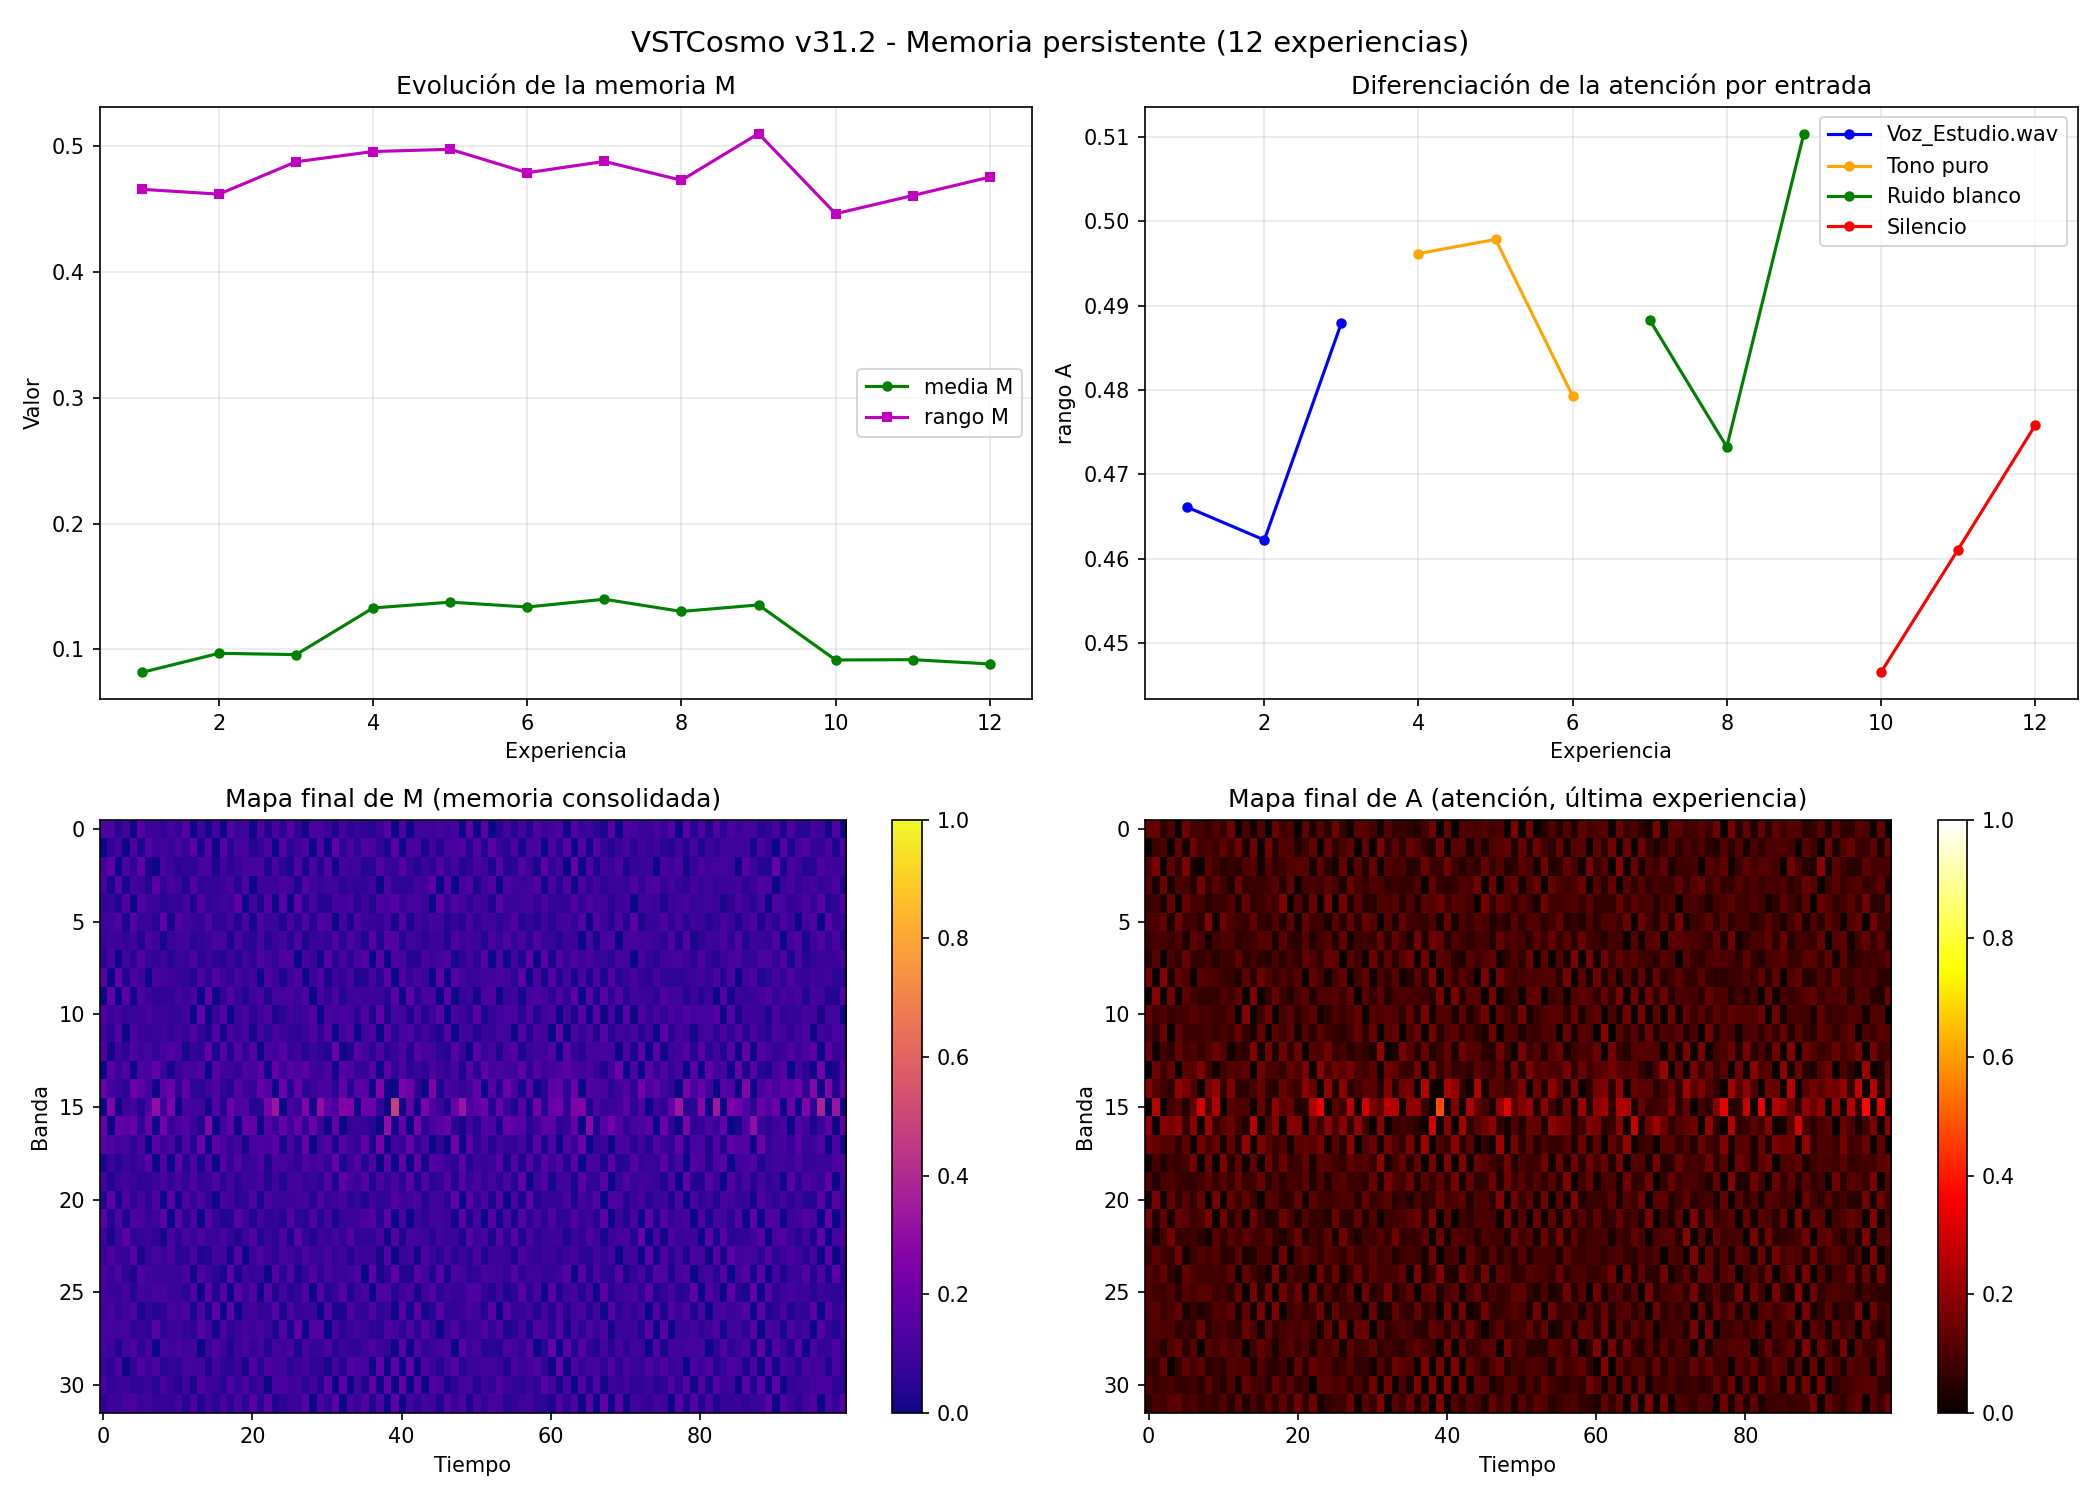

Reproduce this figure in Python.
#!/usr/bin/env python3
"""
VSTCosmo - v31.2: Memoria persistente con múltiples entradas
El sistema vive múltiples experiencias con diferentes entradas.
M acumula memoria de configuraciones que permitieron persistir.
No hay etiquetas. Solo experiencia repetida.
"""

import numpy as np
import scipy.io.wavfile as wav
import matplotlib.pyplot as plt
import warnings
from collections import defaultdict
warnings.filterwarnings('ignore')

# ============================================================
# PARÁMETROS
# ============================================================
DIM_FREQ = 32
DIM_TIME = 100
DT = 0.01
DURACION_SIM = 60.0  # segundos por experiencia
N_PASOS = int(DURACION_SIM / DT)

# Parámetros base
DECAIMIENTO_PHI = 0.01
GANANCIA_GENERACION_BASE = 0.05
GANANCIA_SOSTENIMIENTO = 0.25
DIFUSION_BASE = 0.20

REFUERZO_A = 0.15
INHIBICION_A = 0.2
DIFUSION_A = 0.08
FUERZA_RELIEVE = 0.08
K_COMP_BASE = 0.05

LIMITE_ATENCION = DIM_FREQ * DIM_TIME * 0.35
INHIB_GLOBAL = 0.5

MOD_DECAY = 1.0
MOD_GENERACION = 1.5

TASA_CRECIMIENTO = 0.10
TASA_DISIPACION = 0.03
GANANCIA_HISTORIA = 0.5
FUERZA_ESTABILIDAD = 0.1
BLOQUEO_MAXIMO_BASE = 0.8

TASA_OMEGA = 0.15
DISIPACION_OMEGA = 0.05
FUERZA_COHERENCIA = 0.2

# Rangos viables
A_RANGE_MIN = 0.24
A_RANGE_MAX = 0.61
PHI_RANGE_MIN = 0.08
PHI_RANGE_MAX = 0.37

HOMEOSTASIS_INTERVALO = 500

# Parámetros de memoria M (ajustados para persistencia)
ETA_MEMORIA = 0.05      # aprendizaje rápido
ETA_DECAY = 0.001       # disipación muy lenta
K_MEMORIA = 0.20        # influencia fuerte
UMBRAL_PERSISTENCIA = 0.20  # bajo, para aprender incluso en regímenes modestos

LIMITE_MIN = 0.0
LIMITE_MAX = 1.0

# Entradas
ENTRADAS = ["Voz_Estudio.wav", "Tono puro", "Ruido blanco", "Silencio"]
# Generamos tono puro y ruido blanco sintéticamente
def generar_tono_puro(sr, duracion, freq=440):
    t = np.arange(int(sr * duracion)) / sr
    return 0.5 * np.sin(2 * np.pi * freq * t)

def generar_ruido_blanco(sr, duracion):
    n_muestras = int(sr * duracion)
    return np.random.normal(0, 0.3, n_muestras)

# Ciclos de experiencia
EXPERIENCIAS_POR_ENTRADA = 3  # cada entrada se repite 3 veces
TOTAL_EXPERIENCIAS = len(ENTRADAS) * EXPERIENCIAS_POR_ENTRADA


# ============================================================
# FUNCIONES BASE
# ============================================================
def cargar_audio(ruta):
    if "Tono puro" in ruta:
        sr = 48000
        return sr, generar_tono_puro(sr, DURACION_SIM, 440)
    elif "Ruido blanco" in ruta:
        sr = 48000
        return sr, generar_ruido_blanco(sr, DURACION_SIM)
    elif "Silencio" in ruta:
        sr = 48000
        return sr, np.zeros(int(sr * DURACION_SIM))
    else:
        sr, data = wav.read(ruta)
        if data.dtype == np.int16:
            data = data.astype(np.float32) / 32768.0
        if data.ndim == 2:
            data = data.mean(axis=1)
        max_val = np.max(np.abs(data))
        if max_val > 0:
            data = data / max_val
        return sr, data[:int(sr * DURACION_SIM)]


def inicializar_campo(semilla=None):
    if semilla is not None:
        np.random.seed(semilla)
    return np.random.rand(DIM_FREQ, DIM_TIME) * 0.2 + 0.4


def inicializar_atencion():
    return np.ones((DIM_FREQ, DIM_TIME), dtype=np.float32) * 0.1


def inicializar_memoria():
    # Inicialización con ruido pequeño para que no parta de cero
    return np.random.rand(DIM_FREQ, DIM_TIME) * 0.05


def vecinos(X):
    return (np.roll(X, 1, axis=0) + np.roll(X, -1, axis=0) +
            np.roll(X, 1, axis=1) + np.roll(X, -1, axis=1)) / 4.0


def perfil_modulacion(muestra):
    m = (muestra + 1.0) / 2.0
    m = np.clip(m, 0.0, 1.0)
    banda = int(m * (DIM_FREQ - 1))
    perfil = np.zeros(DIM_FREQ)
    for i in range(DIM_FREQ):
        distancia = min(abs(i - banda), DIM_FREQ - abs(i - banda))
        perfil[i] = np.exp(-(distancia ** 2) / 8.0)
    return perfil


def actualizar_memoria_estabilidad(Psi, Phi, A):
    cambio_local = np.abs(Phi - vecinos(Phi))
    cambio_norm = cambio_local / (cambio_local + 0.1)
    dPsi = (TASA_CRECIMIENTO * A * (1 - cambio_norm) * (1 - Psi) -
            TASA_DISIPACION * Psi) * DT
    Psi = Psi + dPsi
    return np.clip(Psi, 0.0, 1.0)


def actualizar_memoria_coherencia(Omega, Phi, Phi_prev, Phi_prev2, A):
    cambio_actual = Phi - Phi_prev
    cambio_anterior = Phi_prev - Phi_prev2
    signo_actual = np.tanh(cambio_actual * 10)
    signo_anterior = np.tanh(cambio_anterior * 10)
    coherencia = (1 + signo_actual * signo_anterior) / 2
    dOmega = (TASA_OMEGA * A * coherencia * (1 - Omega) -
              DISIPACION_OMEGA * Omega) * DT
    Omega = Omega + dOmega
    return np.clip(Omega, 0.0, 1.0)


def actualizar_campo(Phi, A, muestra, Psi, ganancia_gen, bloqueo_max):
    perfil = perfil_modulacion(muestra)
    promedio_local = vecinos(Phi)
    perfil_2d = perfil.reshape(-1, 1)
    
    difusion = DIFUSION_BASE * (promedio_local - Phi)
    
    desviacion = Phi - promedio_local
    generacion_base = ganancia_gen * desviacion * (1 - desviacion**2)
    mod_entrada = (1 + MOD_GENERACION * perfil_2d)
    mod_memoria = (1 - GANANCIA_HISTORIA * Psi)
    generacion = generacion_base * mod_entrada * mod_memoria
    
    mod_entrada_decay = 1 - MOD_DECAY * perfil_2d
    decaimiento = -DECAIMIENTO_PHI * (Phi - promedio_local) * mod_entrada_decay
    
    sostenimiento = GANANCIA_SOSTENIMIENTO * A * (Phi - promedio_local)
    
    dPhi_propuesto = difusion + generacion + decaimiento + sostenimiento
    dPhi_real = dPhi_propuesto * (1 - bloqueo_max * Psi)
    
    Phi = Phi + DT * dPhi_real
    return np.clip(Phi, LIMITE_MIN, LIMITE_MAX)


def actualizar_atencion(A, Phi, Psi, Omega, M, k_comp):
    vA = vecinos(A)
    auto = REFUERZO_A * A * (1.0 - A)
    inhib_local = -INHIBICION_A * vA
    difusion = DIFUSION_A * (vA - A)
    
    relieve_local = np.abs(Phi - vecinos(Phi))
    max_relieve = np.max(relieve_local)
    if max_relieve > 0:
        relieve_local = relieve_local / max_relieve
    
    acoplamiento_relieve = FUERZA_RELIEVE * (relieve_local - A)
    acoplamiento_estabilidad = FUERZA_ESTABILIDAD * (Psi - A)
    acoplamiento_coherencia = FUERZA_COHERENCIA * (Omega - A)
    
    A_mean = np.mean(A)
    competencia = -k_comp * (A - A_mean)
    sesgo_memoria = K_MEMORIA * (M - A)
    
    dA = (auto + inhib_local + difusion +
          acoplamiento_relieve +
          acoplamiento_estabilidad +
          acoplamiento_coherencia +
          competencia +
          sesgo_memoria)
    
    atencion_total = np.sum(A)
    if atencion_total > LIMITE_ATENCION:
        exceso = (atencion_total - LIMITE_ATENCION) / LIMITE_ATENCION
        dA += -INHIB_GLOBAL * exceso * A
    
    dA += np.random.randn(*A.shape) * 0.001
    A = A + DT * dA
    return np.clip(A, LIMITE_MIN, LIMITE_MAX)


def actualizar_memoria_configuracion(M, A, rango_A):
    if rango_A > UMBRAL_PERSISTENCIA:
        M += ETA_MEMORIA * (A - M)
    else:
        M *= (1 - ETA_DECAY)
    return np.clip(M, 0.0, 1.0)


def homeostasis(A, Phi, G, R, C, a_min, a_max, p_min, p_max):
    rango_A = np.max(A) - np.min(A)
    rango_Phi = np.max(Phi) - np.min(Phi)
    
    if rango_A < a_min:
        G *= 1.02
        C *= 1.02
    elif rango_A > a_max:
        R *= 1.02
        G *= 0.98
    
    if rango_Phi < p_min:
        G *= 1.02
    elif rango_Phi > p_max:
        R *= 1.03
        G *= 0.97
    
    G = np.clip(G, 0.3, 3.0)
    R = np.clip(R, 0.3, 3.0)
    C = np.clip(C, 0.3, 3.0)
    
    return G, R, C


def simular_experiencia(audio, sr, M):
    Phi = inicializar_campo()
    A = inicializar_atencion()
    Psi = inicializar_memoria()
    Omega = inicializar_memoria()
    
    Phi_prev = Phi.copy()
    Phi_prev2 = Phi.copy()
    
    G, R, C = 1.0, 1.0, 1.0
    
    for paso in range(N_PASOS):
        t = paso * DT
        idx = int(t * sr)
        idx = min(idx, len(audio) - 1)
        muestra = audio[idx] if idx >= 0 else 0.0
        
        ganancia_gen = GANANCIA_GENERACION_BASE * G
        bloqueo_max = np.clip(BLOQUEO_MAXIMO_BASE * R, 0.3, 0.95)
        k_comp = K_COMP_BASE * C
        
        A = actualizar_atencion(A, Phi, Psi, Omega, M, k_comp)
        Phi = actualizar_campo(Phi, A, muestra, Psi, ganancia_gen, bloqueo_max)
        Psi = actualizar_memoria_estabilidad(Psi, Phi, A)
        Omega = actualizar_memoria_coherencia(Omega, Phi, Phi_prev, Phi_prev2, A)
        
        rango_A = np.max(A) - np.min(A)
        M = actualizar_memoria_configuracion(M, A, rango_A)
        
        if paso > 0 and paso % HOMEOSTASIS_INTERVALO == 0:
            G, R, C = homeostasis(A, Phi, G, R, C,
                                  A_RANGE_MIN, A_RANGE_MAX,
                                  PHI_RANGE_MIN, PHI_RANGE_MAX)
        
        Phi_prev2 = Phi_prev.copy()
        Phi_prev = Phi.copy()
    
    return M, A, Phi, rango_A, np.mean(A), np.mean(Psi), np.mean(Omega)


# ============================================================
# MAIN
# ============================================================
def main():
    print("=" * 100)
    print("VSTCosmo - v31.2: Memoria persistente con múltiples entradas")
    print(f"{EXPERIENCIAS_POR_ENTRADA} experiencias por cada tipo de entrada")
    print(f"Total de experiencias: {TOTAL_EXPERIENCIAS}")
    print("=" * 100)
    
    M = inicializar_memoria()  # memoria persistente a través de todas las experiencias
    
    historial = []
    
    print("\n[2] Ciclo de experiencias...")
    print("-" * 80)
    
    experiencia_id = 0
    for entrada_nombre in ENTRADAS:
        print(f"\n  Entrada: {entrada_nombre}")
        sr, audio = cargar_audio(entrada_nombre)
        
        for rep in range(EXPERIENCIAS_POR_ENTRADA):
            experiencia_id += 1
            print(f"    Experiencia {experiencia_id}/{TOTAL_EXPERIENCIAS} (rep {rep+1})...", end=" ", flush=True)
            
            M, A, Phi, rango_A, media_A, media_Psi, media_Omega = simular_experiencia(audio, sr, M)
            
            historial.append({
                'id': experiencia_id,
                'entrada': entrada_nombre,
                'rep': rep+1,
                'rango_A': rango_A,
                'media_A': media_A,
                'media_M': np.mean(M),
                'rango_M': np.max(M) - np.min(M),
                'media_Psi': media_Psi,
                'media_Omega': media_Omega
            })
            
            print(f"rango_A={rango_A:.3f}, media_M={np.mean(M):.3f}")
    
    print("-" * 80)
    print("Ciclo de experiencias completado.")
    
    # ============================================================
    # VISUALIZACIÓN
    # ============================================================
    print("\n[3] Generando visualización...")
    
    fig, axes = plt.subplots(2, 2, figsize=(14, 10))
    
    # Evolución de la memoria M
    ids = [h['id'] for h in historial]
    ax = axes[0, 0]
    ax.plot(ids, [h['media_M'] for h in historial], 'g-o', label='media M', markersize=4)
    ax.plot(ids, [h['rango_M'] for h in historial], 'm-s', label='rango M', markersize=4)
    ax.set_xlabel('Experiencia')
    ax.set_ylabel('Valor')
    ax.set_title('Evolución de la memoria M')
    ax.legend()
    ax.grid(True, alpha=0.3)
    
    # Evolución del rango_A
    ax = axes[0, 1]
    colores = {'Voz_Estudio.wav': 'blue', 'Tono puro': 'orange', 'Ruido blanco': 'green', 'Silencio': 'red'}
    for entrada in ENTRADAS:
        idxs = [h['id'] for h in historial if h['entrada'] == entrada]
        rangos = [h['rango_A'] for h in historial if h['entrada'] == entrada]
        ax.plot(idxs, rangos, 'o-', color=colores.get(entrada, 'gray'), label=entrada, markersize=4)
    ax.set_xlabel('Experiencia')
    ax.set_ylabel('rango A')
    ax.set_title('Diferenciación de la atención por entrada')
    ax.legend()
    ax.grid(True, alpha=0.3)
    
    # Mapa final de M
    ax = axes[1, 0]
    im = ax.imshow(M, aspect='auto', cmap='plasma', vmin=0, vmax=1)
    ax.set_title('Mapa final de M (memoria consolidada)')
    ax.set_xlabel('Tiempo')
    ax.set_ylabel('Banda')
    plt.colorbar(im, ax=ax)
    
    # Mapa final de A (última experiencia)
    ax = axes[1, 1]
    im = ax.imshow(A, aspect='auto', cmap='hot', vmin=0, vmax=1)
    ax.set_title('Mapa final de A (atención, última experiencia)')
    ax.set_xlabel('Tiempo')
    ax.set_ylabel('Banda')
    plt.colorbar(im, ax=ax)
    
    plt.suptitle(f'VSTCosmo v31.2 - Memoria persistente ({TOTAL_EXPERIENCIAS} experiencias)', fontsize=14)
    plt.tight_layout()
    plt.savefig('v31.2_memoria_persistente.png', dpi=150)
    print("  Gráfico guardado: v31.2_memoria_persistente.png")
    
    # ============================================================
    # ANÁLISIS FINAL
    # ============================================================
    print("\n" + "=" * 100)
    print("ANÁLISIS DE LA MEMORIA CONSOLIDADA")
    print("=" * 100)
    
    print(f"\nMemoria M después de {TOTAL_EXPERIENCIAS} experiencias:")
    print(f"  media_M = {np.mean(M):.4f}")
    print(f"  rango_M = {np.max(M)-np.min(M):.4f}")
    
    if np.mean(M) > 0.15:
        print("\n  ✓ M consolidó memoria significativa")
    elif np.mean(M) > 0.10:
        print("\n  ~ M tiene memoria moderada")
    else:
        print("\n  ✗ M no consolidó memoria significativa")
    
    if np.max(M)-np.min(M) > 0.3:
        print("  ✓ M tiene estructura espacial fuerte")
    
    # Evolución de media_M a lo largo de las experiencias
    media_M_inicial = historial[0]['media_M'] if historial else 0
    media_M_final = historial[-1]['media_M'] if historial else 0
    print(f"\nEvolución de media_M: {media_M_inicial:.4f} → {media_M_final:.4f}")
    
    if media_M_final > media_M_inicial * 1.5:
        print("  ✓ La memoria creció significativamente con la experiencia")
    else:
        print("  ~ La memoria no creció significativamente")
    
    print("\n" + "=" * 100)
    print("EXPERIMENTO COMPLETADO")
    print("=" * 100)


if __name__ == "__main__":
    main()
